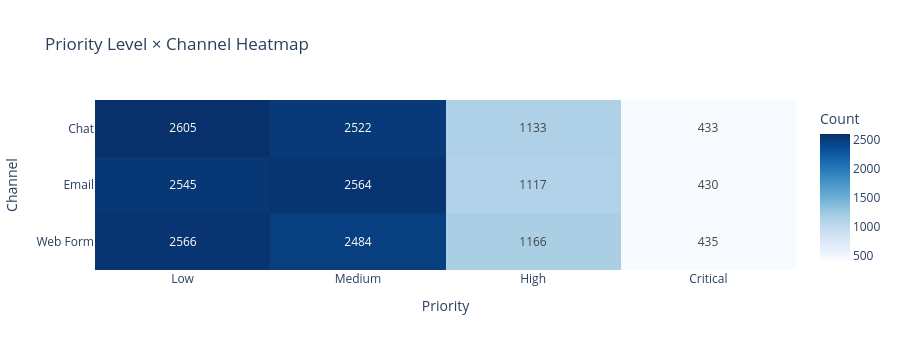

Notebook source saved alongside this figure:
### Code cell
# Cross-tabulation: Priority vs Channel
priority_channel = pd.crosstab(df['Ticket_Channel'], df['Priority_Level'])
priority_channel = priority_channel[['Low', 'Medium', 'High', 'Critical']]

fig = px.imshow(
    priority_channel, text_auto=True, aspect='auto',
    title='Priority Level × Channel Heatmap',
    labels={'x': 'Priority', 'y': 'Channel', 'color': 'Count'},
    color_continuous_scale='Blues'
)
fig.update_layout(height=350)
fig.show()

### Figure 1 — Plotly figure (JSON) as saved in the notebook; plotly's stock layout.template omitted (floating-point values rounded to 4 significant figures)
{"data": [{"coloraxis": "coloraxis", "hovertemplate": "Priority: %{x}<br>Channel: %{y}<br>Count: %{z}<extra></extra>", "name": "0", "texttemplate": "%{z}", "type": "heatmap", "x": ["Low", "Medium", "High", "Critical"], "xaxis": "x", "y": ["Chat", "Email", "Web Form"], "yaxis": "y", "z": [[2605, 2522, 1133, 433], [2545, 2564, 1117, 430], [2566, 2484, 1166, 435]]}], "layout": {"coloraxis": {"autocolorscale": false, "colorbar": {"title": {"text": "Count"}}, "colorscale": [[0, "rgb(247,251,255)"], [0.125, "rgb(222,235,247)"], [0.25, "rgb(198,219,239)"], [0.375, "rgb(158,202,225)"], [0.5, "rgb(107,174,214)"], [0.625, "rgb(66,146,198)"], [0.75, "rgb(33,113,181)"], [0.875, "rgb(8,81,156)"], [1, "rgb(8,48,107)"]]}, "height": 350, "title": {"text": "Priority Level × Channel Heatmap"}, "xaxis": {"anchor": "y", "domain": [0, 1], "title": {"text": "Priority"}}, "yaxis": {"anchor": "x", "autorange": "reversed", "domain": [0, 1], "title": {"text": "Channel"}}}}
